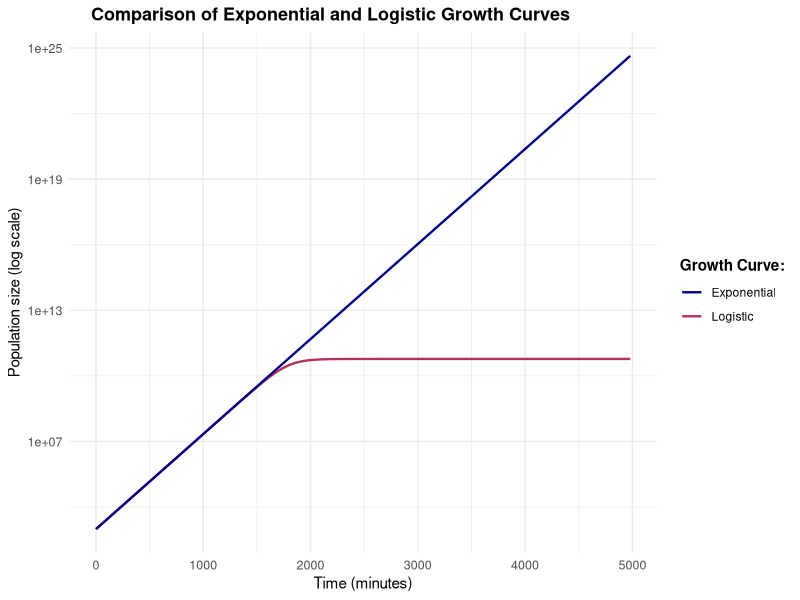

Reproduce this figure in R.
# Load libraries 

library(ggplot2)

# Create a function for logistic growth 
  
logistic_growth <- function(t, N0, K, r) {
 N <- (N0*K*exp(r*t)) / (K - N0 + N0*exp(r*t))
 return(N)
}

# Create a function for exponential growth 

exp_growth <- function(t, N0, r) {
  N<- (N0*exp(r*t))
  return(N)
}

# Set parameters for growth curves (from previous analysis)
t <- seq(0, 4980, by = 60)
N0 <- exp(6.8941709) 
K <- 5.979e+10
r <- 0.0100086

# Work out populations with parameters

logistic_growth_size <- logistic_growth(t, N0, K, r)
exp_growth_size <- exp_growth(t, N0, r)

# Create a data frame for plotting
growth_data <- data.frame(
  Time = t,
  Logistic = logistic_growth_size,
  Exponential = exp_growth_size
)

# Plot growth curves 

  
ggplot(growth_data, aes(x=Time)) +
  geom_line(aes(y = Logistic, color = "Logistic"), size = 0.8) +
  geom_line(aes(y = Exponential, color = "Exponential"), size = 0.8) +
  scale_y_continuous(trans = 'log10') +
  labs(
    title = "Comparison of Exponential and Logistic Growth Curves",
    x = "Time (minutes)",
    y = "Population size (log scale)"
  ) +
  scale_color_manual(
    name = "Growth Curve:",
    values = c("Logistic" = "maroon", "Exponential" = "navy")
  ) +
  theme_minimal() +
  theme(
 plot.title = element_text(
      face = "bold",        
      size = 13,
      hjust = 0.2),
 axis.title = element_text(
   hjust = 0.5,        
   size = 11),
 axis.text = element_text(
   size = 9),
 legend.title = element_text(
   size = 11,
   face = "bold"),
  )








